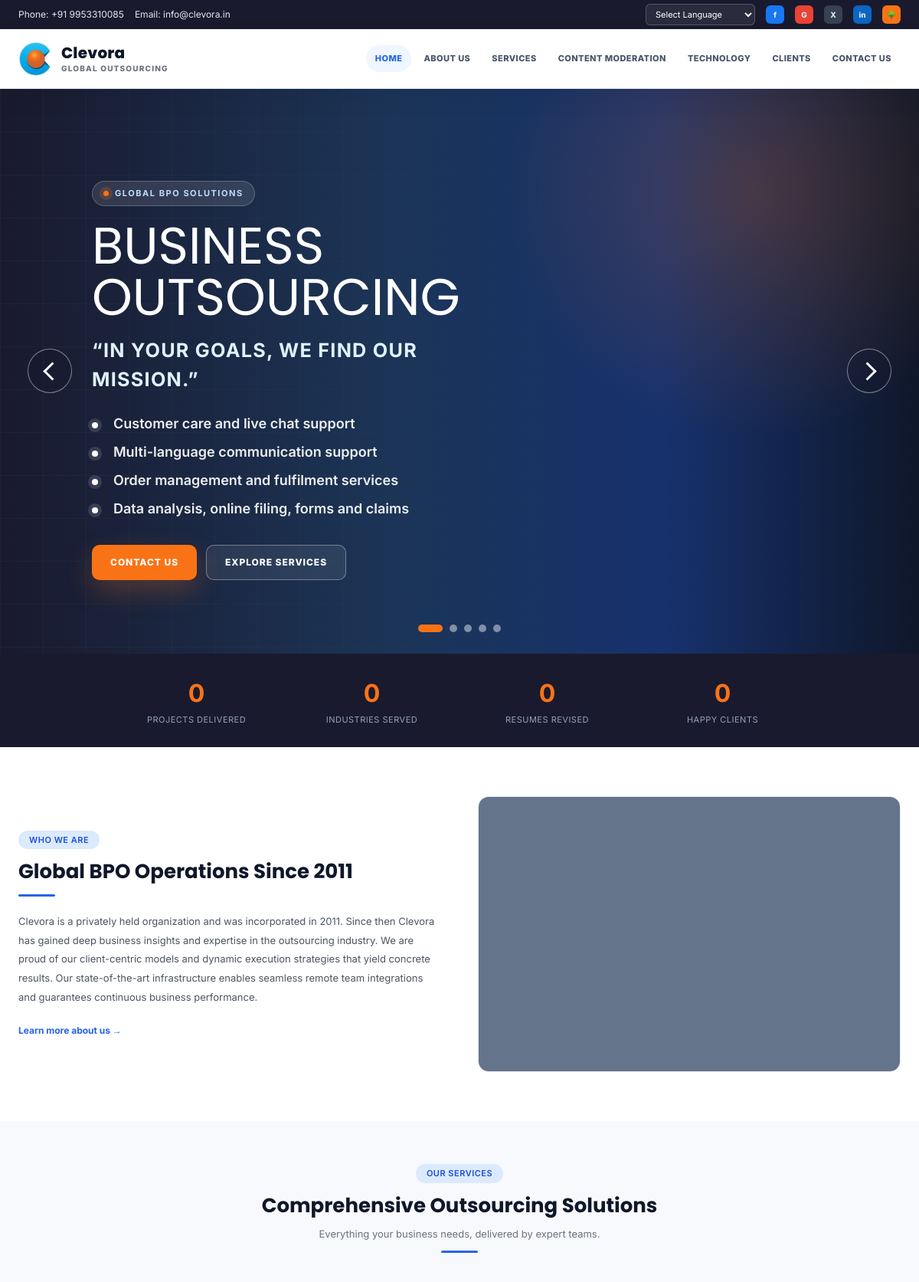
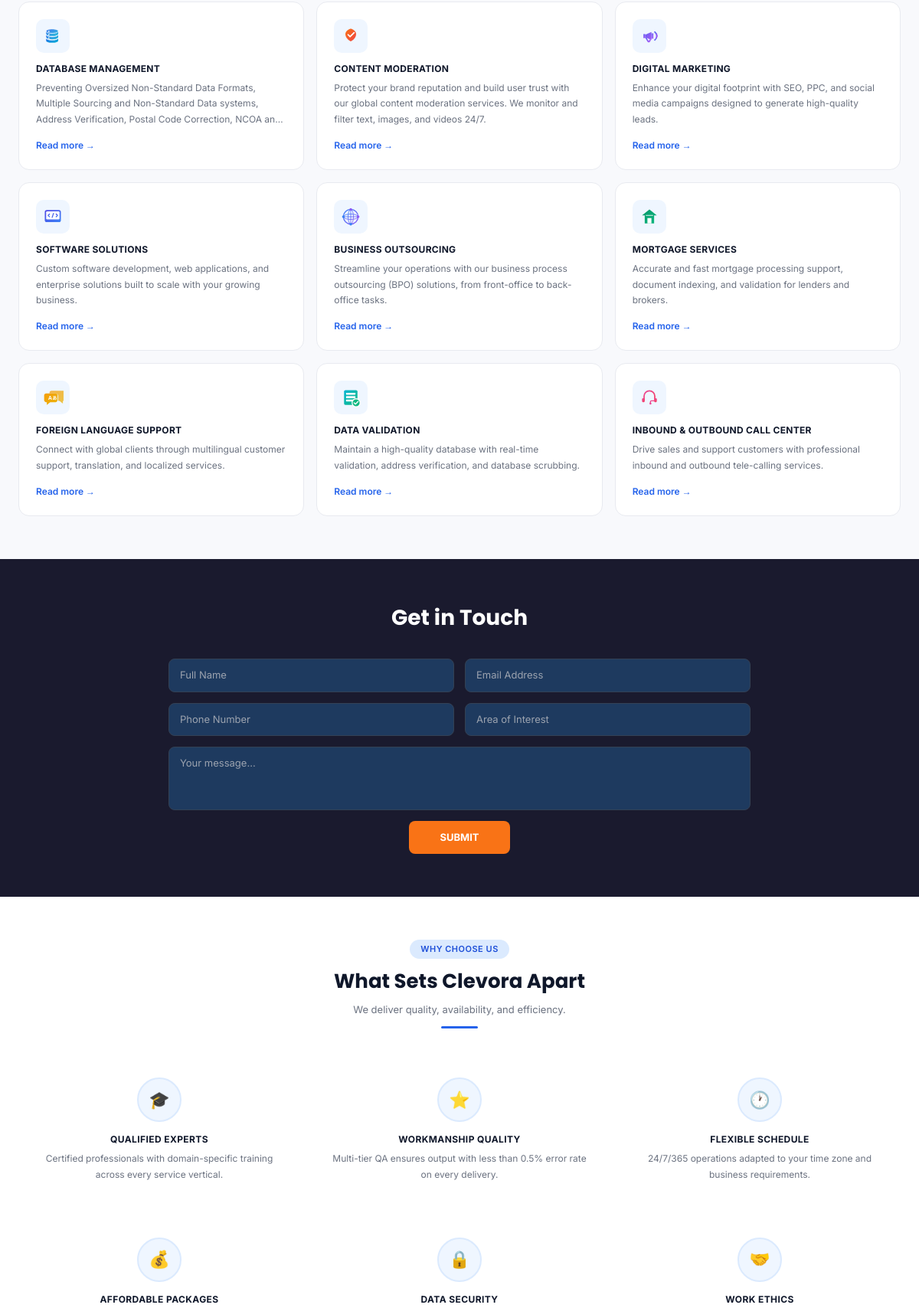
The page / (upper part) on the database its author committed (2 pictures, top to bottom).
### tables this page shows
CREATE TABLE IF NOT EXISTS site_settings (
  setting_key   VARCHAR(100) PRIMARY KEY,
  setting_value LONGTEXT
);

CREATE TABLE IF NOT EXISTS services (
  id          INT AUTO_INCREMENT PRIMARY KEY,
  slug        VARCHAR(80)  UNIQUE NOT NULL,
  name        VARCHAR(150) NOT NULL,
  icon_url    VARCHAR(255),
  intro       TEXT,
  full_content LONGTEXT,    
  features    JSON,
  benefits    JSON,
  is_active   TINYINT DEFAULT 1,
  sort_order  INT DEFAULT 0,
  created_at  TIMESTAMP DEFAULT CURRENT_TIMESTAMP
);

### includes/db.php (called while the page is built, shortened)
<?php
function setting(string $key, ?PDO $pdo): string {
    try {
        $s = $pdo->prepare("SELECT setting_value FROM site_settings WHERE setting_key = ?");
        $s->execute([$key]);
        $val = $s->fetchColumn();
        return $val !== false ? $val : get_default_setting($key);
    } catch (Exception $e) {
        return get_default_setting($key);
    }
}

### index.php (the view, shortened to what this page needs)
<?php
require_once 'includes/header.php';
$about_text    = setting('about_home_text', $pdo);
$services = [];
if ($pdo) {
    try {
        $services = $pdo->query("SELECT * FROM services WHERE is_active=1 ORDER BY sort_order LIMIT 9")->fetchAll();
    } catch(Exception $e) {
        error_log('Homepage fetch error: ' . $e->getMessage());
    }
}
$stats = [
  ['value'=>setting('stats_projects',$pdo),   'label'=>'Projects Delivered'],
  ['value'=>setting('stats_industries',$pdo), 'label'=>'Industries Served'],
  ['value'=>setting('stats_resumes',$pdo),    'label'=>'Resumes Revised'],
  ['value'=>setting('stats_clients',$pdo),    'label'=>'Happy Clients'],
];
?>
<?php
$hero_slides = [
  [
    'eyebrow' => 'GLOBAL BPO SOLUTIONS',
    'title' => 'Business Outsourcing',
    'quote' => 'In your goals, we find our mission.',
    'image' => '/assets/images/hero-bg.jpg',
    'bullets' => [
      'Customer care and live chat support',
      'Multi-language communication support',
      'Order management and fulfilment services',
      'Data analysis, online filing, forms and claims',
    ],
  ],
  [
    'eyebrow' => 'TRUST & SAFETY OPERATIONS',
    'title' => 'Content Moderation',
    'quote' => 'Protect communities with fast, consistent review.',
    'image' => '/assets/images/content-mod.jpg',
    'bullets' => [
      'Web content moderation',
      'Social media content moderation',
      'User-generated content review',
      'Discussion board and marketplace moderation',
    ],
  ],
  [
    'eyebrow' => 'DATA OPERATIONS',
    'title' => 'Database Management',
    'quote' => 'Reliable service for clean, usable data.',
    'image' => '/assets/images/service-banner.jpg',
    'bullets' => [
      'Processing standard and non-standard data formats',
      'Database consolidation and duplicate elimination',
      'Address verification and postal code correction',
      'List management, segmentation and response analysis',
    ],
  ],
  [
    'eyebrow' => 'SOFTWARE & AUTOMATION',
    'title' => 'Software Solutions',
    'quote' => 'Runs faster, costs less, and scales cleanly.',
    'image' => '/assets/images/hero-bg.jpg',
    'bullets' => [
      'Database and product development',
      'Information processing',
      'Information enhancement and analytics',
      'Contact center tools and information security',
    ],
  ],
  [
    'eyebrow' => 'GROWTH SERVICES',
    'title' => 'Digital Marketing',
    'quote' => 'Make contact. Build relationships. Get results.',
    'image' => '/assets/images/content-mod.jpg',
    'bullets' => [
      'Social media management',
      'Search, paid media and performance campaigns',
      'Influencer and viral marketing',
      'Brand content for web, radio and mobile channels',
    ],
  ],
];
?>
<section class="hero-slider" aria-label="Clevora services">
  <div class="hero-slider__viewport">
    <?php foreach($hero_slides as $idx => $slide): ?>
    <article class="hero-slide <?= $idx === 0 ? 'is-active' : '' ?>" data-hero-slide>
      <img class="hero-slide__image" src="<?= htmlspecialchars($slide['image']) ?>" alt="" aria-hidden="true">
      <div class="hero-slide__overlay"></div>
      <div class="hero-slide__content">
        <span class="hero-slide__eyebrow"><?= htmlspecialchars($slide['eyebrow']) ?></span>
        <h1><?= htmlspecialchars($slide['title']) ?></h1>
        <p class="hero-slide__quote">&ldquo;<?= htmlspecialchars($slide['quote']) ?>&rdquo;</p>
        <ul class="hero-slide__list">
          <?php foreach($slide['bullets'] as $bullet): ?>
          <li><?= htmlspecialchars($bullet) ?></li>
          <?php endforeach; ?>
        </ul>
        <div class="hero-slide__actions">
          <a class="hero-btn hero-btn--primary" href="/contact.php">Contact Us</a>
          <a class="hero-btn hero-btn--ghost" href="/services.php">Explore Services</a>
        </div>
      </div>
    </article>
    <?php endforeach; ?>
  </div>
  <button class="hero-slider__arrow hero-slider__arrow--prev" type="button" data-hero-prev aria-label="Previous hero slide">
    <span aria-hidden="true"></span>
  </button>
  <button class="hero-slider__arrow hero-slider__arrow--next" type="button" data-hero-next aria-label="Next hero slide">
    <span aria-hidden="true"></span>
  </button>
  <div class="hero-slider__dots" aria-label="Hero slide controls">
    <?php foreach($hero_slides as $idx => $slide): ?>
    <button class="<?= $idx === 0 ? 'is-active' : '' ?>" type="button" data-hero-dot="<?= $idx ?>" aria-label="Show <?= htmlspecialchars($slide['title']) ?> slide"></button>
    <?php endforeach; ?>
  </div>
</section>
<section style="background:#1a1a2e; padding:28px 24px;">
  <div style="max-width:900px; margin:0 auto;" class="grid grid-cols-2 md:grid-cols-4 gap-4">
    <?php foreach($stats as $st): ?>
    <div style="text-align:center;">
      <p class="stat-count" data-target="<?= (int)filter_var($st['value'], FILTER_SANITIZE_NUMBER_INT) ?>"
         style="font-size:32px; font-weight:700; color:#f97316;">0</p>
      <p style="font-size:11px; color:#94a3b8; text-transform:uppercase;
                letter-spacing:.5px; margin-top:2px;">
        <?=htmlspecialchars($st['label'])?>
      </p>
    </div>
    <?php endforeach; ?>
  </div>
</section>
<section style="background:#fff; padding:64px 24px;">
  <div style="max-width:1200px; margin:0 auto; display:flex; gap:48px; align-items:center; flex-wrap:wrap;">
    <div style="flex:1; min-width:300px;" class="space-y-4">
      <div style="margin-bottom:20px;">
        <span style="display:inline-block; background:#dbeafe; color:#1d4ed8;
                     font-size:11px; font-weight:600; padding:4px 14px;
                     border-radius:20px; letter-spacing:.5px; margin-bottom:10px;">
          WHO WE ARE
        </span>
        <h2 style="font-size:26px; font-weight:700; color:#0f172a; margin-bottom:8px;">
          Global BPO Operations Since 2011
        </h2>
        <div style="width:48px; height:3px; background:#2563eb; border-radius:2px; margin-top:10px;"></div>
      </div>
      <p style="font-size:13px; color:#4b5563; line-height:1.9; margin-bottom:20px;">
        <?= nl2br(htmlspecialchars($about_text)) ?>
      </p>
      <a href="/about-us.php" style="font-size:12px; font-weight:700; color:#2563eb;">Learn more about us &rarr;</a>
    </div>
    <div style="flex:1; min-width:300px; display:flex; justify-content:center;">
      <img src="/assets/images/about-home.jpg" alt="About Clevora" style="border-radius:14px; border:1px solid #e8eaf0; max-height:360px; object-fit:cover; width:100%;">
    </div>
  </div>
</section>
<section style="background:#f8f9fc; padding:56px 24px;">
  <div style="text-align:center; margin-bottom:40px;">
    <span style="display:inline-block; background:#dbeafe; color:#1d4ed8;
                 font-size:11px; font-weight:600; padding:4px 14px;
                 border-radius:20px; letter-spacing:.5px; margin-bottom:10px;">
      OUR SERVICES
    </span>
    <h2 style="font-size:26px; font-weight:700; color:#0f172a; margin-bottom:8px;">
      Comprehensive Outsourcing Solutions
    </h2>
    <p style="font-size:13px; color:#6b7280; max-width:500px; margin:0 auto;">
      Everything your business needs, delivered by expert teams.
    </p>
    <div style="width:48px; height:3px; background:#2563eb;
                border-radius:2px; margin:12px auto 0;"></div>
  </div>
  <div class="grid grid-cols-1 md:grid-cols-3 gap-4">
    <?php foreach($services as $s): ?>
    <div style="background:#fff; border:1px solid #e8eaf0; border-radius:14px;
                padding:22px; transition:all .2s; cursor:pointer;"
         onmouseover="this.style.borderColor='#93c5fd';
                      this.style.boxShadow='0 4px 16px rgba(37,99,235,.08)';
                      this.style.transform='translateY(-2px)'"
         onmouseout="this.style.borderColor='#e8eaf0';
                     this.style.boxShadow='none';
                     this.style.transform='none'">
      <div style="width:44px; height:44px; border-radius:10px; background:#eff6ff;
                  display:flex; align-items:center; justify-content:center;
                  margin-bottom:12px; overflow:hidden;">
        <?php if($s['icon_url']): ?>
        <img src="<?=htmlspecialchars($s['icon_url'])?>" style="width:28px;height:28px;object-fit:contain;">
        <?php else: ?>
        <span style="color:#2563eb; font-weight:700; font-size:18px;">⚙</span>
        <?php endif; ?>
      </div>
      <h3 style="font-size:12px; font-weight:700; color:#0f172a; margin-bottom:6px;
                 text-transform:uppercase; letter-spacing:.3px;">
        <?=htmlspecialchars($s['name'])?>
      </h3>
      <p style="font-size:12px; color:#6b7280; line-height:1.7; margin-bottom:12px;
                display:-webkit-box; -webkit-line-clamp:3;
                -webkit-box-orient:vertical; overflow:hidden;">
        <?=htmlspecialchars($s['intro'])?>
      </p>
      <a href="/detail-services.php?slug=<?=urlencode($s['slug'])?>"
         style="font-size:12px; color:#2563eb; font-weight:600;">
        Read more →
      </a>
    </div>
    <?php endforeach; ?>
  </div>
</section>
<section style="background:#1a1a2e; padding:56px 24px;">
  <div style="max-width:760px; margin:0 auto; text-align:center;">
    <h2 style="font-size:28px; font-weight:700; color:#fff;
               font-family:'Poppins',sans-serif; margin-bottom:32px;">
      Get in Touch
    </h2>
    <form id="home-contact-form"
          class="grid grid-cols-1 md:grid-cols-2 gap-3.5">
      <?php
      $fields = [
        ['name'=>'name',    'type'=>'text',  'placeholder'=>'Full Name'],
        ['name'=>'email',   'type'=>'email', 'placeholder'=>'Email Address'],
        ['name'=>'phone',   'type'=>'tel',   'placeholder'=>'Phone Number'],
        ['name'=>'interest','type'=>'text',  'placeholder'=>'Area of Interest'],
      ];
      foreach($fields as $f):
      ?>
      <input type="<?=$f['type']?>" name="<?=$f['name']?>"
             placeholder="<?=$f['placeholder']?>"
             style="background:#1e3a5f; border:1px solid #334155; color:#fff;
                    border-radius:8px; padding:11px 14px; font-size:13px;
                    outline:none; transition:border .2s;"
             onfocus="this.style.borderColor='#2563eb'"
             onblur="this.style.borderColor='#334155'">
      <?php endforeach; ?>
      <textarea name="message" rows="3" placeholder="Your message..."
                style="background:#1e3a5f; border:1px solid #334155;
                       color:#fff; border-radius:8px; padding:11px 14px;
                       font-size:13px; outline:none; resize:none; transition:border .2s;" class="md:col-span-2"
                onfocus="this.style.borderColor='#2563eb'"
                onblur="this.style.borderColor='#334155'"></textarea>
      <div style="text-align:center;" class="md:col-span-2">
        <button type="submit"
                style="background:#f97316; color:#fff; padding:12px 40px;
                       border-radius:8px; font-size:13px; font-weight:700;
                       border:none; cursor:pointer; transition:background .2s;"
                onmouseover="this.style.background='#ea6c0a'"
                onmouseout="this.style.background='#f97316'">
          SUBMIT
        </button>
      </div>
    </form>
  </div>
</section>
<section style="background:#fff; padding:56px 24px;">
  <div style="text-align:center; margin-bottom:40px;">
    <span style="display:inline-block; background:#dbeafe; color:#1d4ed8;
                 font-size:11px; font-weight:600; padding:4px 14px;
                 border-radius:20px; letter-spacing:.5px; margin-bottom:10px;">
      WHY CHOOSE US
    </span>
    <h2 style="font-size:26px; font-weight:700; color:#0f172a; margin-bottom:8px;">
      What Sets Clevora Apart
    </h2>
    <p style="font-size:13px; color:#6b7280; max-width:500px; margin:0 auto;">
      We deliver quality, availability, and efficiency.
    </p>
    <div style="width:48px; height:3px; background:#2563eb;
                border-radius:2px; margin:12px auto 0;"></div>
  </div>
  <div class="grid grid-cols-1 md:grid-cols-3 gap-6">
    <?php
    $whys = [
      ['🎓','QUALIFIED EXPERTS',     'Certified professionals with domain-specific training across every service vertical.'],
      ['⭐','WORKMANSHIP QUALITY',   'Multi-tier QA ensures output with less than 0.5% error rate on every delivery.'],
      ['🕐','FLEXIBLE SCHEDULE',     '24/7/365 operations adapted to your time zone and business requirements.'],
      ['💰','AFFORDABLE PACKAGES',   'Enterprise-grade output at SME-friendly pricing with transparent SLAs.'],
      ['🔒','DATA SECURITY',         'ISO-aligned protocols, NDAs, and GDPR-aware data handling by default.'],
      ['🤝','WORK ETHICS',           'Dedicated account managers and a customer-first culture in everything we do.'],
    ];
    foreach($whys as [$icon,$title,$desc]):
    ?>
    <div style="text-align:center; padding:24px 16px;">
      <div style="width:58px; height:58px; border-radius:50%; background:#eff6ff;
                  border:2px solid #dbeafe; margin:0 auto 14px;
                  display:flex; align-items:center; justify-content:center;
                  font-size:22px;">
        <?=$icon?>
      </div>
      <p style="font-size:12px; font-weight:700; color:#0f172a; margin-bottom:6px;
                text-transform:uppercase; letter-spacing:.4px;"><?=$title?></p>
      <p style="font-size:12px; color:#6b7280; line-height:1.7;"><?=$desc?></p>
    </div>
    <?php endforeach; ?>
  </div>
</section>
<?php require_once 'includes/footer.php'; ?>

### includes/topbar.php (shortened to what this page needs)
<div class="topbar">
  <div class="topbar__inner">
  <div class="topbar__contact">
    <a href="tel:<?= htmlspecialchars(preg_replace('/\s+/', '', setting('contact_phone',$pdo))) ?>">Phone: <?= htmlspecialchars(setting('contact_phone',$pdo)) ?></a>
    <a href="mailto:<?= htmlspecialchars(setting('contact_email',$pdo)) ?>">Email: <?= htmlspecialchars(setting('contact_email',$pdo)) ?></a>
  </div>
  <div class="topbar__right">
    <select class="topbar__select" id="language-selector" aria-label="Select language">
      <option value="">Select Language</option>
    </select>
    <?php
    $socials = [
      ['#','f','#1877f2'],['#','G','#ea4335'],
      ['#','X','#374151'],['#','in','#0a66c2'],['#','🌳','#f97316']
    ];
    foreach($socials as [$url,$label,$bg]):
    ?>
    <a href="<?=$url?>"
       class="topbar__social"
       style="background:<?=$bg?>;">
      <?=$label?>
    </a>
    <?php endforeach; ?>
  </div>
  </div>
</div>

### rows shown on the page
site_settings: setting_value "+91 9953310085"
site_settings: setting_value "info@clevora.in"
site_settings: setting_value "Clevora is a privately held organization and was incorporated in 2011. Since then Clevora has gained deep business insights and expertise in the outsourcing industry. We are proud of our client-centric models and dynamic execution strategies that yield concrete results. Our state-of-the-art infrastructure enables seamless remote team integrations and guarantees continuous business performance."
services: icon_url (picture), name "DATABASE MANAGEMENT", intro "Preventing Oversized Non-Standard Data Formats, Multiple Sourcing and Non-Standard Data systems, Address Verification, Postal Code Correction, NCOA…"
services: icon_url (picture), name "CONTENT MODERATION", intro "Protect your brand reputation and build user trust with our global content moderation services. We monitor and filter text, images, and videos 24/7."
services: icon_url (picture), name "DIGITAL MARKETING", intro "Enhance your digital footprint with SEO, PPC, and social media campaigns designed to generate high-quality leads."
services: icon_url (picture), name "SOFTWARE SOLUTIONS", intro "Custom software development, web applications, and enterprise solutions built to scale with your growing business."
services: icon_url (picture), name "BUSINESS OUTSOURCING", intro "Streamline your operations with our business process outsourcing (BPO) solutions, from front-office to back-office tasks."
services: icon_url (picture), name "MORTGAGE SERVICES", intro "Accurate and fast mortgage processing support, document indexing, and validation for lenders and brokers."
services: icon_url (picture), name "FOREIGN LANGUAGE SUPPORT", intro "Connect with global clients through multilingual customer support, translation, and localized services."
services: icon_url (picture), name "DATA VALIDATION", intro "Maintain a high-quality database with real-time validation, address verification, and database scrubbing."
services: icon_url (picture), name "INBOUND & OUTBOUND CALL CENTER", intro "Drive sales and support customers with professional inbound and outbound tele-calling services."

### other values the page prints
$label "f"
$label "G"
$label "X"
$label "in"
$label "🌳"
$label "HOME"
$label "ABOUT US"
$label "SERVICES"
$label "CONTENT MODERATION"
$label "TECHNOLOGY"
$label "CLIENTS"
$label "CONTACT US"
$slide['eyebrow'] "GLOBAL BPO SOLUTIONS"
$slide['title'] "BUSINESS OUTSOURCING"
$slide['quote'] "IN YOUR GOALS, WE FIND OUR MISSION."
